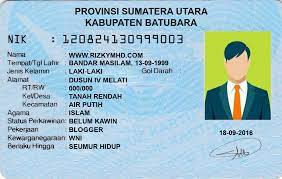
#> input picture ktp.jpg, 282 x 179 px
$ python bb.py
#> lines starting #> are read from the running program, lines starting #| are printed output that depends on the picture
import cv2
import pytesseract
import numpy as np

# Load gambar KTP
img = cv2.imread('ktp.jpg')
#> img is the input picture: shape (179, 282, 3); mean B, G, R 204.8, 194.6, 163.1

# Konversi gambar ke grayscale
gray = cv2.cvtColor(img, cv2.COLOR_BGR2GRAY)
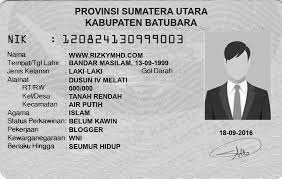
#> gray: shape (179, 282); min 2, max 255, mean 186.3

# Penerapan filter Gaussian
gray = cv2.GaussianBlur(gray, (5, 5), 0)
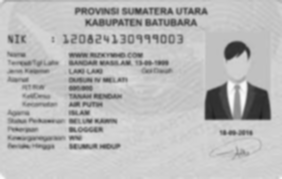
#> gray: shape (179, 282); min 30, max 251, mean 186.4

# OCR pada gambar yang sudah diproses
#> (the run stopped early here; a loop or call above may not have finished)
